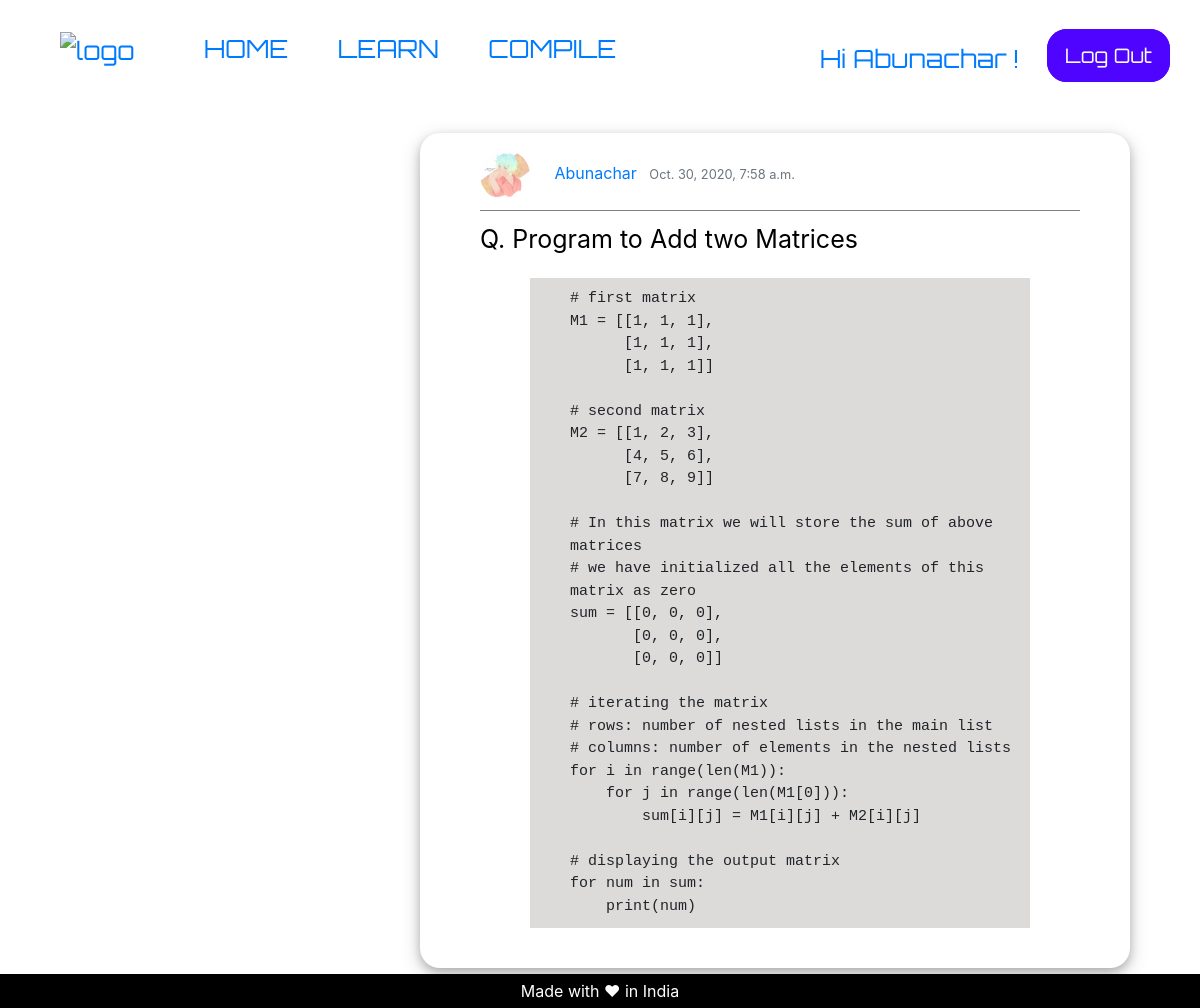
The page /advance/18/ (signed in) on the database its author committed.
### pages/models.py (models this page shows, shortened)
class AdvPost(models.Model):
    title = models.CharField(max_length=200)
    author = models.ForeignKey(
        'auth.User',
        on_delete=models.CASCADE,
    )
    date_posted = models.DateTimeField(default=timezone.now)
    solution = models.TextField()

class Profile(models.Model):
    user = models.OneToOneField(User, on_delete=models.CASCADE)
    images = models.ImageField(
        default="default.png", upload_to='profile_pics')

### pages/views.py (the view)
class AdvanceDetailView(LoginRequiredMixin, DetailView):
    model = AdvPost
    template_name = 'post-Detail.html'

### templates/post-Detail.html (shortened to what this page needs)
{% extends 'post-Base.html' %}
{% load static %}
{% block Post-content %}
<article class="media content-section shad">
  <div class="media-body">
    <div class="article-metadata under-line">
      <img src="{{ object.author.profile.images.url }}" alt="UserProfile" class="rounded-circle article-img">
      <a class="mr-2" href="#">{{ object.author }}</a>
      <small class="text-muted"> {{ object.date_posted }}</small>
    </div>
    <p class="art-underline article-title">Q. {{ object.title }}</p>
    <pre class="article-content">{{ object.solution }}</pre>
  </div>
</article>
{% endblock Post-content %}

### templates/base.html (shortened to what this page needs)
{% load static %}
<!DOCTYPE html>
<html>
<head>
	<link href="{% static 'css/base.css' %}" rel="stylesheet">
	<link rel="stylesheet" href="https://maxcdn.bootstrapcdn.com/bootstrap/4.0.0/css/bootstrap.min.css">
	{% block headcontent %}
	{% endblock headcontent %}
</head>
<body>
	<div clas="container">
		<div class="nav">
			<div class="nav-left">
				<a href="{% url 'home' %}"><img src="{% static 'images/newlogo.jpg' %}" alt="logo" style="width:70px; height:55px;"></a>
				<a href="{% url 'home' %}">HOME</a>
				<a href="{% url 'learn' %}">LEARN</a>
				<a href="{% url 'compile' %}">COMPILE</a>
			</div>
			<div class="nav-right">
				{% if user.is_authenticated %}
				<div class="userLogin">
					<a href="{% url 'profile' %}">
						Hi {{ user.username }} !
					</a>
				</div>
				<div class="signupBut">
					<a href="{% url 'logout' %}">Log Out</a>
				</div>
				{% endif %}
			</div>
		</div>
		{% block content %}
		{% endblock content %}
	</div>
	<div class="site-footer">
		<div> Made with ❤ in India</div>
	</div>
</body>
</html>

### static/css/base.css (style rules this page uses)
.nav { display: flex; justify-content: space-between; }
.nav a { text-decoration: none; font-size: 25px; padding: 15px 15px 0px 15px; font-family: "Orbitron", sans-serif; }
.nav-right, .nav-left { padding: 30px 30px 0px 30px; }
.nav-right { display: flex; padding-left: 50px; }
.nav-left img { width: 60px; height: 50px; padding-right: 20px; }
.nav-left a { padding-left: 30px; }
.userLogin { font-size: 20px; padding-right: 10px; margin: 10px 3px 5px 3px; font-family: "Orbitron", sans-serif; }
.site-footer { padding: 5px 0px 5px 0px; position: absolute; left: 0; bottom: 0; width: 100%; background-color: black; color: white; text-align: center; }
.signupBut { text-align: right; margin: auto; }
.signupBut a { font-size: 20px; font-family: "Orbitron", sans-serif; color: white; text-decoration: none; padding: 11px 15px 11px 15px; border: 3px solid rgb(79, 4, 255); border-radius: 20px; background: rgb(79, 4, 255); }

### static/css/advance.css (style rules this page uses)
.shad { padding: 17px 50px 20px 60px; box-shadow: 0 4px 10px 0 rgba(0, 0, 0, 0.2), 0 6px 20px 0 rgba(0, 0, 0, 0.19); margin: 40px; border-radius: 20px; }
.under-line { padding-bottom: 10px; border-bottom: 1px solid rgba(0, 0, 0, 0.5); }
.art-underline { padding-top: 10px; font-size: 25px; }
.article-img { width: 50px; height: 50px; margin-right: 20px; }
.article-title { text-decoration: none; color: black; }
.article-content { overflow-x: auto; white-space: pre-wrap; white-space: -moz-pre-wrap; white-space: -pre-wrap; white-space: -o-pre-wrap; word-wrap: break-word; background: rgba(171, 164, 164, 0.4); margin: 20px 50px 20px 50px; padding: 10px 10px 10px 40px; font-size: 15px; }

### rows shown on the page
AdvPost: author.profile.images (picture), author "Abunachar", date_posted "Oct. 30, 2020, 7:58 a.m.", title "Program to Add two Matrices", solution "# first matrix M1 = [[1, 1, 1], [1, 1, 1], [1, 1, 1]] # second matrix M2 = [[1, 2, 3], [4, 5, 6], [7, 8, 9]] # In this matrix we will store the sum of above matrices # we have initialized all the elements of this matrix as zero sum = [[0, 0, 0], [0, 0, 0], [0, 0, 0]] # iterating the matrix # rows: number of nested lists in the main list # columns: number of elements in the nested lists for i in range(len(M1)): for j in range(len(M1[0])): sum[i][j] = M1[i][j] + M2[i][j] # displaying the output matrix for num in sum: print(num)"

### other values the page prints
{{ user.username }} "Abunachar"
